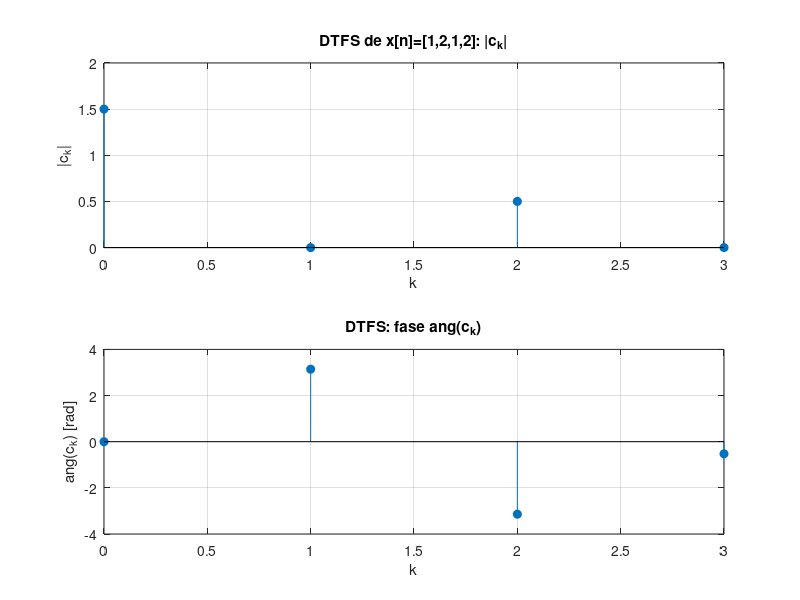

Reproduce this figure in MATLAB.
% 10_dtfs.m
% Tema 2 - Series de Fourier discretas (DTFS).
% Ejecutar:  octave-cli 10_dtfs.m
%
% Referencias a las laminas del Tema 2:
%   - "Senales discretas: la DTFS en detalle"
%   - "Ejemplo: DTFS de una senal discreta": x[n]=[1,2,1,2] (N=4) ->
%        c0=1.5, c1=0, c2=-0.5, c3=0.

clear; close all; clc;

N = 4;
x = [1 2 1 2];       % un periodo

% analisis: c_k = (1/N) sum_n x[n] e^{-j2pi k n/N}
k = 0:N-1; n = 0:N-1;
W = exp(-1j*2*pi*(k'*n)/N);
ck = (W * x(:)) / N;

fprintf('============================================================\n');
fprintf('SERIES DE FOURIER DISCRETAS (DTFS)\n');
fprintf('============================================================\n');
fprintf('x[n] = [1 2 1 2], periodo N = %d\n', N);
fprintf('\n k |  c_k\n');
for kk = 1:N
  fprintf(' %d | %+.3f%+.3fj\n', kk-1, real(ck(kk)), imag(ck(kk)));
end

fprintf('\nVerificaciones:\n');
fprintf('c_0 = %.2f (valor medio, debe ser 1.5)\n', real(ck(1)));
fprintf('|c_2| = %.2f (debe ser 0.5)\n', abs(ck(3)));
fprintf('|c_1| = %.2f, |c_3| = %.2f (deben ser 0)\n', abs(ck(2)), abs(ck(4)));

% sintesis
x_rec = sum(ck(:) .* exp(1j*2*pi*(k(:)*n)/N));
fprintf('\nSintesis: x_rec = %s\n', mat2str(real(x_rec), 6));
fprintf('Error de reconstruccion = %.2e\n', max(abs(x_rec - x)));

% periodicidad c_{k+N} = c_k (misma senal de periodo N, k = 0..2N-1)
Nk = 8;
ks = 0:Nk-1;
W3 = exp(-1j*2*pi*(ks'*n)/N);
ck_ext = (W3 * x(:)) / N;
fprintf('Periodicidad (misma senal N=4, k = 0..7):\n');
for kk = 0:3
  fprintf('c_%d = %+.3f%+.3fj  vs c_%d = %+.3f%+.3fj\n', ...
          kk+4, real(ck_ext(kk+5)), imag(ck_ext(kk+5)), ...
          kk, real(ck(kk+1)), imag(ck(kk+1)));
end

figure;
subplot(2,1,1);
stem(0:N-1, abs(ck), 'filled'); grid on;
title('DTFS de x[n]=[1,2,1,2]: |c_k|');
xlabel('k'); ylabel('|c_k|');
subplot(2,1,2);
stem(0:N-1, angle(ck), 'filled'); grid on;
title('DTFS: fase ang(c_k)');
xlabel('k'); ylabel('ang(c_k) [rad]');

%% --------------------------------------------------------------------------
%% Ejercicios propuestos (complete y verifique)
%% --------------------------------------------------------------------------
%  E1. Use x[n] = [1 0 -1 0] (N=4): calcule c_k y observe que solo
%      sobrevive la frecuencia k=1 (un tono).
%  E2. Verifique el teorema de Parseval discreto: sum |c_k|^2 =
%      (1/N) sum |x[n]|^2.
%  E3. Cambie N (p. ej., N=8 con una onda discreta) y compruebe que hay
%      exactamente N coeficientes independientes.
%  E4. Grafique el espectro en k = -N/2..N/2 (simetria hermitiana) para
%      una x[n] real.
